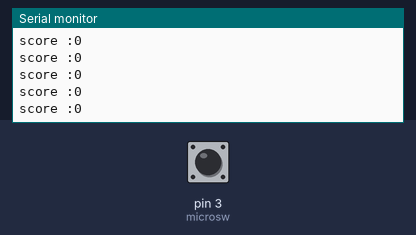
A sketch run on a simulated Arduino Uno, built with avr-gcc and run on an emulated ATmega328P. Shown: the last lines printed to the serial monitor. The test bench sets the inputs (shaded band); at power-on: pin 3 (microsw) LOW.

Above: at 1.2 s.
1.3 s: pin 3 (microsw) pulled HIGH for 0.15 s
At 1.31 s:
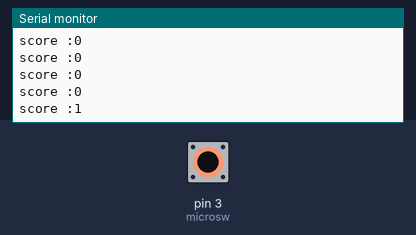
2.9 s: pin 3 (microsw) pulled HIGH for 1 s
At 2.91 s:
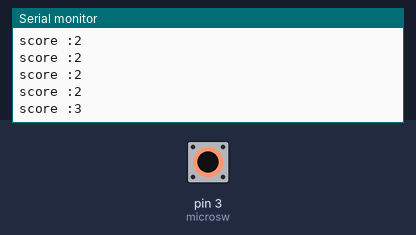
5.4 s: pin 3 (microsw) pulled HIGH for 0.15 s
At 5.41 s:
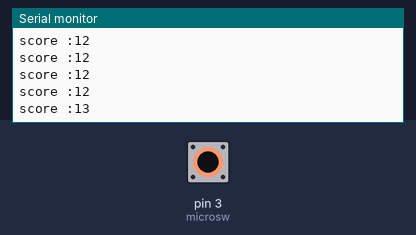
Timing chart, 0 to 8.4 s (numbered marks = the images above; inputs shaded):
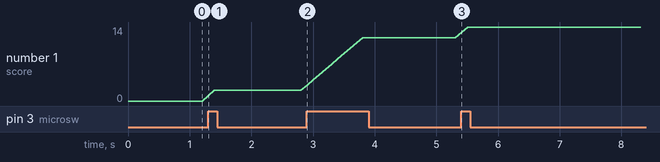

The sketch:

code_microswitch1.ino
```cpp
const int microsw=3;
int res=0;
int score=0;


void setup() {
  // put your setup code here, to run once:
  pinMode(microsw,INPUT);
  digitalWrite(microsw,LOW);
  Serial.begin(9600);

}

void loop() {
  // put your main code here, to run repeatedly:
  res=digitalRead(microsw);
  if (res==HIGH){
    score++;
  }
  Serial.print("score :");
  Serial.println(score);
  delay(100);

}
```

Measured:
- after the input at 1.3 s, the serial monitor: prints a new line at once (image 1)
- after the input at 2.9 s, the serial monitor: prints a new line at once (image 2)
- after the input at 5.4 s, the serial monitor: prints a new line at once (image 3)
- plotted number 1: 0 → 2 after the input at 1.3 s, 2 → 12 after the input at 2.9 s, 12 → 14 after the input at 5.4 s
